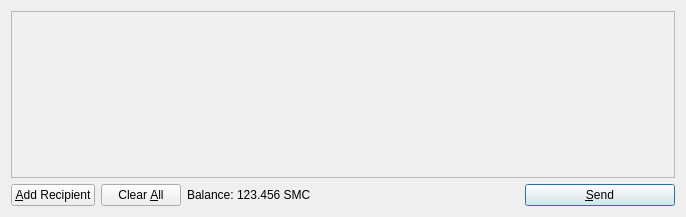
<?xml version="1.0" encoding="UTF-8"?>
<ui version="4.0">
 <class>SendCoinsDialog</class>
 <widget class="QDialog" name="SendCoinsDialog">
  <property name="geometry">
   <rect>
    <x>0</x>
    <y>0</y>
    <width>686</width>
    <height>217</height>
   </rect>
  </property>
  <property name="windowTitle">
   <string>Send Coins</string>
  </property>
  <layout class="QVBoxLayout" name="verticalLayout">
   <item>
    <widget class="QScrollArea" name="scrollArea">
     <property name="widgetResizable">
      <bool>true</bool>
     </property>
     <widget class="QWidget" name="scrollAreaWidgetContents">
      <property name="geometry">
       <rect>
        <x>0</x>
        <y>0</y>
        <width>666</width>
        <height>165</height>
       </rect>
      </property>
      <layout class="QVBoxLayout" name="verticalLayout_2">
       <property name="margin">
        <number>0</number>
       </property>
       <item>
        <layout class="QVBoxLayout" name="entries">
         <property name="spacing">
          <number>6</number>
         </property>
        </layout>
       </item>
       <item>
        <spacer name="verticalSpacer">
         <property name="orientation">
          <enum>Qt::Vertical</enum>
         </property>
         <property name="sizeHint" stdset="0">
          <size>
           <width>20</width>
           <height>40</height>
          </size>
         </property>
        </spacer>
       </item>
      </layout>
     </widget>
    </widget>
   </item>
   <item>
    <layout class="QHBoxLayout" name="horizontalLayout">
     <item>
      <widget class="QPushButton" name="addButton">
       <property name="toolTip">
        <string>Send to multiple recipients at once</string>
       </property>
       <property name="text">
        <string>&amp;Add Recipient</string>
       </property>
       <property name="icon">
        <iconset resource="../bitcoin.qrc">
         <normaloff>:/icons/add</normaloff>:/icons/add</iconset>
       </property>
       <property name="autoDefault">
        <bool>false</bool>
       </property>
      </widget>
     </item>
     <item>
      <widget class="QPushButton" name="clearButton">
       <property name="sizePolicy">
        <sizepolicy hsizetype="Minimum" vsizetype="Fixed">
         <horstretch>0</horstretch>
         <verstretch>0</verstretch>
        </sizepolicy>
       </property>
       <property name="toolTip">
        <string>Remove all transaction fields</string>
       </property>
       <property name="text">
        <string>Clear &amp;All</string>
       </property>
       <property name="icon">
        <iconset resource="../bitcoin.qrc">
         <normaloff>:/icons/remove</normaloff>:/icons/remove</iconset>
       </property>
       <property name="autoRepeatDelay">
        <number>300</number>
       </property>
       <property name="autoDefault">
        <bool>false</bool>
       </property>
      </widget>
     </item>
     <item>
      <layout class="QHBoxLayout" name="horizontalLayout_2">
       <property name="spacing">
        <number>3</number>
       </property>
       <item>
        <widget class="QLabel" name="label">
         <property name="text">
          <string>Balance:</string>
         </property>
        </widget>
       </item>
       <item>
        <widget class="QLabel" name="labelBalance">
         <property name="cursor">
          <cursorShape>IBeamCursor</cursorShape>
         </property>
         <property name="text">
          <string>123.456 SMC</string>
         </property>
         <property name="textInteractionFlags">
          <set>Qt::LinksAccessibleByMouse|Qt::TextSelectableByKeyboard|Qt::TextSelectableByMouse</set>
         </property>
        </widget>
       </item>
      </layout>
     </item>
     <item>
      <spacer name="horizontalSpacer">
       <property name="orientation">
        <enum>Qt::Horizontal</enum>
       </property>
       <property name="sizeHint" stdset="0">
        <size>
         <width>40</width>
         <height>20</height>
        </size>
       </property>
      </spacer>
     </item>
     <item>
      <widget class="QPushButton" name="sendButton">
       <property name="minimumSize">
        <size>
         <width>150</width>
         <height>0</height>
        </size>
       </property>
       <property name="toolTip">
        <string>Confirm the send action</string>
       </property>
       <property name="text">
        <string>&amp;Send</string>
       </property>
       <property name="icon">
        <iconset resource="../bitcoin.qrc">
         <normaloff>:/icons/send</normaloff>:/icons/send</iconset>
       </property>
       <property name="default">
        <bool>true</bool>
       </property>
      </widget>
     </item>
    </layout>
   </item>
  </layout>
 </widget>
 <resources>
  <include location="../bitcoin.qrc"/>
 </resources>
 <connections/>
</ui>
